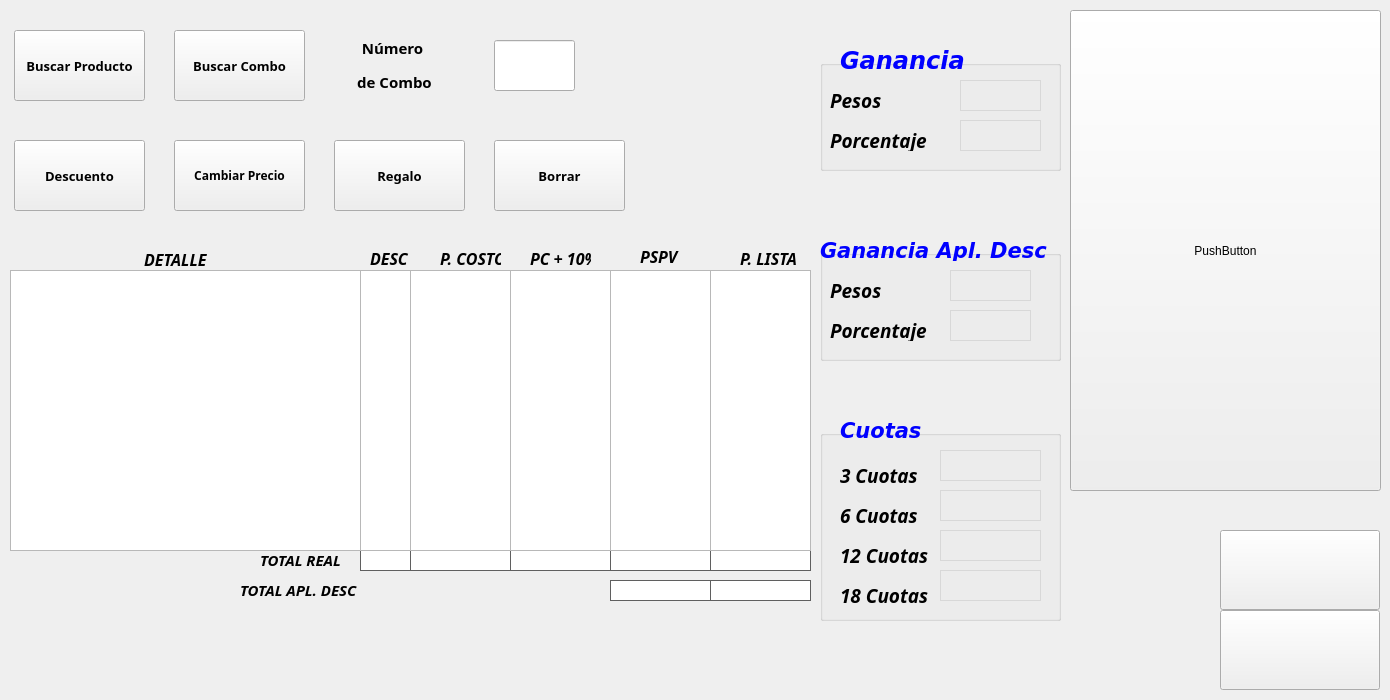
<?xml version="1.0" encoding="UTF-8"?>
<ui version="4.0">
 <class>VtnaCombos</class>
 <widget class="QMainWindow" name="VtnaCombos">
  <property name="geometry">
   <rect>
    <x>0</x>
    <y>0</y>
    <width>1390</width>
    <height>700</height>
   </rect>
  </property>
  <property name="windowTitle">
   <string>Promos</string>
  </property>
  <property name="windowIcon">
   <iconset>
    <normalon>ui/icon/ayudaventa.png</normalon>
   </iconset>
  </property>
  <widget class="QWidget" name="centralwidget">
   <widget class="QLabel" name="label_13">
    <property name="geometry">
     <rect>
      <x>640</x>
      <y>250</y>
      <width>47</width>
      <height>13</height>
     </rect>
    </property>
    <property name="font">
     <font>
      <family>Candara</family>
      <pointsize>12</pointsize>
      <weight>75</weight>
      <italic>true</italic>
      <bold>true</bold>
     </font>
    </property>
    <property name="text">
     <string>PSPV</string>
    </property>
   </widget>
   <widget class="QLabel" name="label_14">
    <property name="geometry">
     <rect>
      <x>740</x>
      <y>250</y>
      <width>61</width>
      <height>16</height>
     </rect>
    </property>
    <property name="font">
     <font>
      <family>Candara</family>
      <pointsize>12</pointsize>
      <weight>75</weight>
      <italic>true</italic>
      <bold>true</bold>
     </font>
    </property>
    <property name="text">
     <string>P. LISTA</string>
    </property>
   </widget>
   <widget class="QLabel" name="label_12">
    <property name="geometry">
     <rect>
      <x>530</x>
      <y>250</y>
      <width>61</width>
      <height>16</height>
     </rect>
    </property>
    <property name="font">
     <font>
      <family>Candara</family>
      <pointsize>12</pointsize>
      <weight>75</weight>
      <italic>true</italic>
      <bold>true</bold>
     </font>
    </property>
    <property name="text">
     <string>PC + 10%</string>
    </property>
   </widget>
   <widget class="QPushButton" name="push_Regalo">
    <property name="geometry">
     <rect>
      <x>334</x>
      <y>140</y>
      <width>131</width>
      <height>71</height>
     </rect>
    </property>
    <property name="font">
     <font>
      <family>Arial Black</family>
      <pointsize>10</pointsize>
      <weight>75</weight>
      <bold>true</bold>
     </font>
    </property>
    <property name="text">
     <string>Regalo</string>
    </property>
    <property name="icon">
     <iconset>
      <normalon>ui/icon/pngocean.com.png</normalon>
     </iconset>
    </property>
    <property name="iconSize">
     <size>
      <width>50</width>
      <height>50</height>
     </size>
    </property>
   </widget>
   <widget class="QLabel" name="label_10">
    <property name="geometry">
     <rect>
      <x>144</x>
      <y>249</y>
      <width>91</width>
      <height>21</height>
     </rect>
    </property>
    <property name="font">
     <font>
      <family>Candara</family>
      <pointsize>12</pointsize>
      <weight>75</weight>
      <italic>true</italic>
      <bold>true</bold>
     </font>
    </property>
    <property name="text">
     <string>DETALLE</string>
    </property>
   </widget>
   <widget class="QLabel" name="label_11">
    <property name="geometry">
     <rect>
      <x>440</x>
      <y>250</y>
      <width>61</width>
      <height>16</height>
     </rect>
    </property>
    <property name="font">
     <font>
      <family>Candara</family>
      <pointsize>12</pointsize>
      <weight>75</weight>
      <italic>true</italic>
      <bold>true</bold>
     </font>
    </property>
    <property name="text">
     <string>P. COSTO</string>
    </property>
   </widget>
   <widget class="QPushButton" name="push_Borrar">
    <property name="geometry">
     <rect>
      <x>494</x>
      <y>140</y>
      <width>131</width>
      <height>71</height>
     </rect>
    </property>
    <property name="font">
     <font>
      <family>Arial Black</family>
      <pointsize>10</pointsize>
      <weight>75</weight>
      <bold>true</bold>
     </font>
    </property>
    <property name="text">
     <string>Borrar</string>
    </property>
    <property name="icon">
     <iconset>
      <normalon>ui/icon/goma.png</normalon>
     </iconset>
    </property>
    <property name="iconSize">
     <size>
      <width>40</width>
      <height>40</height>
     </size>
    </property>
   </widget>
   <widget class="QLabel" name="label_15">
    <property name="geometry">
     <rect>
      <x>260</x>
      <y>550</y>
      <width>101</width>
      <height>20</height>
     </rect>
    </property>
    <property name="font">
     <font>
      <family>Candara</family>
      <pointsize>11</pointsize>
      <weight>75</weight>
      <italic>true</italic>
      <bold>true</bold>
     </font>
    </property>
    <property name="text">
     <string>TOTAL REAL</string>
    </property>
   </widget>
   <widget class="QPushButton" name="push_Descuento">
    <property name="geometry">
     <rect>
      <x>14</x>
      <y>140</y>
      <width>131</width>
      <height>71</height>
     </rect>
    </property>
    <property name="font">
     <font>
      <family>Arial Black</family>
      <pointsize>10</pointsize>
      <weight>75</weight>
      <bold>true</bold>
     </font>
    </property>
    <property name="text">
     <string>Descuento</string>
    </property>
    <property name="icon">
     <iconset>
      <normalon>ui/icon/descuento2.png</normalon>
     </iconset>
    </property>
    <property name="iconSize">
     <size>
      <width>30</width>
      <height>30</height>
     </size>
    </property>
   </widget>
   <widget class="QPushButton" name="push_Cprecio">
    <property name="geometry">
     <rect>
      <x>174</x>
      <y>140</y>
      <width>131</width>
      <height>71</height>
     </rect>
    </property>
    <property name="font">
     <font>
      <family>Arial Black</family>
      <pointsize>9</pointsize>
      <weight>75</weight>
      <bold>true</bold>
     </font>
    </property>
    <property name="text">
     <string>Cambiar Precio</string>
    </property>
    <property name="icon">
     <iconset>
      <normalon>ui/icon/cambiar.png</normalon>
     </iconset>
    </property>
   </widget>
   <widget class="QPushButton" name="push_Bcombo">
    <property name="geometry">
     <rect>
      <x>174</x>
      <y>30</y>
      <width>131</width>
      <height>71</height>
     </rect>
    </property>
    <property name="font">
     <font>
      <family>Arial Black</family>
      <pointsize>10</pointsize>
      <weight>75</weight>
      <bold>true</bold>
     </font>
    </property>
    <property name="text">
     <string>Buscar Combo</string>
    </property>
   </widget>
   <widget class="QPushButton" name="push_Bproduc">
    <property name="geometry">
     <rect>
      <x>14</x>
      <y>30</y>
      <width>131</width>
      <height>71</height>
     </rect>
    </property>
    <property name="font">
     <font>
      <family>Arial Black</family>
      <pointsize>10</pointsize>
      <weight>75</weight>
      <bold>true</bold>
     </font>
    </property>
    <property name="text">
     <string>Buscar Producto</string>
    </property>
   </widget>
   <widget class="QLabel" name="label_16">
    <property name="geometry">
     <rect>
      <x>370</x>
      <y>250</y>
      <width>41</width>
      <height>16</height>
     </rect>
    </property>
    <property name="font">
     <font>
      <family>Candara</family>
      <pointsize>12</pointsize>
      <weight>75</weight>
      <italic>true</italic>
      <bold>true</bold>
     </font>
    </property>
    <property name="text">
     <string>DESC</string>
    </property>
   </widget>
   <widget class="QLineEdit" name="line_Numero">
    <property name="geometry">
     <rect>
      <x>494</x>
      <y>40</y>
      <width>81</width>
      <height>51</height>
     </rect>
    </property>
   </widget>
   <widget class="QLabel" name="label">
    <property name="geometry">
     <rect>
      <x>314</x>
      <y>30</y>
      <width>161</width>
      <height>71</height>
     </rect>
    </property>
    <property name="font">
     <font>
      <family>Arial Black</family>
      <pointsize>11</pointsize>
      <weight>75</weight>
      <bold>true</bold>
     </font>
    </property>
    <property name="text">
     <string>&lt;html&gt;&lt;head/&gt;&lt;body&gt;&lt;p align=&quot;center&quot;&gt;Número &lt;/p&gt;&lt;p align=&quot;center&quot;&gt;de Combo&lt;/p&gt;&lt;/body&gt;&lt;/html&gt;</string>
    </property>
   </widget>
   <widget class="QPushButton" name="push_Imagen">
    <property name="geometry">
     <rect>
      <x>1070</x>
      <y>10</y>
      <width>311</width>
      <height>481</height>
     </rect>
    </property>
    <property name="text">
     <string>PushButton</string>
    </property>
   </widget>
   <widget class="QLabel" name="label_17">
    <property name="geometry">
     <rect>
      <x>240</x>
      <y>580</y>
      <width>121</width>
      <height>20</height>
     </rect>
    </property>
    <property name="font">
     <font>
      <family>Candara</family>
      <pointsize>11</pointsize>
      <weight>75</weight>
      <italic>true</italic>
      <bold>true</bold>
     </font>
    </property>
    <property name="text">
     <string>TOTAL APL. DESC</string>
    </property>
   </widget>
   <widget class="QGroupBox" name="groupBox">
    <property name="geometry">
     <rect>
      <x>820</x>
      <y>60</y>
      <width>241</width>
      <height>111</height>
     </rect>
    </property>
    <property name="title">
     <string/>
    </property>
    <widget class="QLabel" name="label_3">
     <property name="geometry">
      <rect>
       <x>10</x>
       <y>30</y>
       <width>71</width>
       <height>21</height>
      </rect>
     </property>
     <property name="font">
      <font>
       <family>Javanese Text</family>
       <pointsize>14</pointsize>
       <weight>75</weight>
       <italic>true</italic>
       <bold>true</bold>
      </font>
     </property>
     <property name="text">
      <string>Pesos</string>
     </property>
    </widget>
    <widget class="QLabel" name="label_5">
     <property name="geometry">
      <rect>
       <x>10</x>
       <y>70</y>
       <width>101</width>
       <height>21</height>
      </rect>
     </property>
     <property name="font">
      <font>
       <family>Javanese Text</family>
       <pointsize>14</pointsize>
       <weight>75</weight>
       <italic>true</italic>
       <bold>true</bold>
      </font>
     </property>
     <property name="text">
      <string>Porcentaje</string>
     </property>
    </widget>
    <widget class="QLabel" name="label_GPorc">
     <property name="geometry">
      <rect>
       <x>140</x>
       <y>60</y>
       <width>81</width>
       <height>31</height>
      </rect>
     </property>
     <property name="font">
      <font>
       <family>Calibri</family>
       <pointsize>12</pointsize>
      </font>
     </property>
     <property name="styleSheet">
      <string notr="true">border: 1px solid black;
color: rgb(255, 0, 0);
border-color: rgb(216, 216, 216);</string>
     </property>
     <property name="text">
      <string/>
     </property>
     <property name="alignment">
      <set>Qt::AlignCenter</set>
     </property>
    </widget>
    <widget class="QLabel" name="label_GPesos">
     <property name="geometry">
      <rect>
       <x>140</x>
       <y>20</y>
       <width>81</width>
       <height>31</height>
      </rect>
     </property>
     <property name="font">
      <font>
       <family>Calibri</family>
       <pointsize>12</pointsize>
      </font>
     </property>
     <property name="styleSheet">
      <string notr="true">border: 1px solid black;
color: rgb(255, 0, 0);
border-color: rgb(216, 216, 216);</string>
     </property>
     <property name="text">
      <string/>
     </property>
     <property name="alignment">
      <set>Qt::AlignCenter</set>
     </property>
    </widget>
   </widget>
   <widget class="QLabel" name="label_2">
    <property name="geometry">
     <rect>
      <x>840</x>
      <y>50</y>
      <width>131</width>
      <height>21</height>
     </rect>
    </property>
    <property name="font">
     <font>
      <family>DejaVu Sans</family>
      <pointsize>18</pointsize>
      <weight>75</weight>
      <italic>true</italic>
      <bold>true</bold>
     </font>
    </property>
    <property name="styleSheet">
     <string notr="true">color: rgb(0, 0, 255);</string>
    </property>
    <property name="text">
     <string>Ganancia</string>
    </property>
   </widget>
   <widget class="QGroupBox" name="groupBox_2">
    <property name="geometry">
     <rect>
      <x>820</x>
      <y>250</y>
      <width>241</width>
      <height>111</height>
     </rect>
    </property>
    <property name="font">
     <font>
      <pointsize>16</pointsize>
     </font>
    </property>
    <property name="title">
     <string/>
    </property>
    <widget class="QLabel" name="label_7">
     <property name="geometry">
      <rect>
       <x>10</x>
       <y>30</y>
       <width>71</width>
       <height>21</height>
      </rect>
     </property>
     <property name="font">
      <font>
       <family>Javanese Text</family>
       <pointsize>14</pointsize>
       <weight>75</weight>
       <italic>true</italic>
       <bold>true</bold>
      </font>
     </property>
     <property name="text">
      <string>Pesos</string>
     </property>
    </widget>
    <widget class="QLabel" name="label_9">
     <property name="geometry">
      <rect>
       <x>10</x>
       <y>70</y>
       <width>101</width>
       <height>21</height>
      </rect>
     </property>
     <property name="font">
      <font>
       <family>Javanese Text</family>
       <pointsize>14</pointsize>
       <weight>75</weight>
       <italic>true</italic>
       <bold>true</bold>
      </font>
     </property>
     <property name="text">
      <string>Porcentaje</string>
     </property>
    </widget>
    <widget class="QLabel" name="label_GDPorc">
     <property name="geometry">
      <rect>
       <x>130</x>
       <y>60</y>
       <width>81</width>
       <height>31</height>
      </rect>
     </property>
     <property name="font">
      <font>
       <family>Calibri</family>
       <pointsize>12</pointsize>
      </font>
     </property>
     <property name="styleSheet">
      <string notr="true">border: 1px solid black;
color: rgb(255, 0, 0);
border-color: rgb(216, 216, 216);</string>
     </property>
     <property name="text">
      <string/>
     </property>
     <property name="alignment">
      <set>Qt::AlignCenter</set>
     </property>
    </widget>
    <widget class="QLabel" name="label_GDPesos">
     <property name="geometry">
      <rect>
       <x>130</x>
       <y>20</y>
       <width>81</width>
       <height>31</height>
      </rect>
     </property>
     <property name="font">
      <font>
       <family>Calibri</family>
       <pointsize>12</pointsize>
      </font>
     </property>
     <property name="styleSheet">
      <string notr="true">border: 1px solid black;
color: rgb(255, 0, 0);
border-color: rgb(216, 216, 216);</string>
     </property>
     <property name="text">
      <string/>
     </property>
     <property name="alignment">
      <set>Qt::AlignCenter</set>
     </property>
    </widget>
   </widget>
   <widget class="QLabel" name="label_6">
    <property name="geometry">
     <rect>
      <x>820</x>
      <y>240</y>
      <width>231</width>
      <height>21</height>
     </rect>
    </property>
    <property name="font">
     <font>
      <family>DejaVu Sans</family>
      <pointsize>16</pointsize>
      <weight>75</weight>
      <italic>true</italic>
      <bold>true</bold>
     </font>
    </property>
    <property name="styleSheet">
     <string notr="true">color: rgb(0, 0, 255);</string>
    </property>
    <property name="text">
     <string>Ganancia Apl. Desc</string>
    </property>
   </widget>
   <widget class="QPushButton" name="push_Menu">
    <property name="geometry">
     <rect>
      <x>1220</x>
      <y>610</y>
      <width>160</width>
      <height>80</height>
     </rect>
    </property>
    <property name="font">
     <font>
      <family>Arial Black</family>
      <pointsize>16</pointsize>
      <weight>75</weight>
      <italic>true</italic>
      <bold>true</bold>
     </font>
    </property>
    <property name="text">
     <string/>
    </property>
    <property name="icon">
     <iconset>
      <normalon>ui/icon/home.png</normalon>
     </iconset>
    </property>
    <property name="iconSize">
     <size>
      <width>60</width>
      <height>60</height>
     </size>
    </property>
   </widget>
   <widget class="QGroupBox" name="groupBox_3">
    <property name="geometry">
     <rect>
      <x>820</x>
      <y>430</y>
      <width>241</width>
      <height>191</height>
     </rect>
    </property>
    <property name="font">
     <font>
      <pointsize>16</pointsize>
     </font>
    </property>
    <property name="title">
     <string/>
    </property>
    <widget class="QLabel" name="label_20">
     <property name="geometry">
      <rect>
       <x>20</x>
       <y>110</y>
       <width>91</width>
       <height>31</height>
      </rect>
     </property>
     <property name="font">
      <font>
       <family>Javanese Text</family>
       <pointsize>14</pointsize>
       <weight>75</weight>
       <italic>true</italic>
       <bold>true</bold>
      </font>
     </property>
     <property name="text">
      <string>12 Cuotas</string>
     </property>
    </widget>
    <widget class="QLabel" name="label_22">
     <property name="geometry">
      <rect>
       <x>20</x>
       <y>150</y>
       <width>101</width>
       <height>31</height>
      </rect>
     </property>
     <property name="font">
      <font>
       <family>Javanese Text</family>
       <pointsize>14</pointsize>
       <weight>75</weight>
       <italic>true</italic>
       <bold>true</bold>
      </font>
     </property>
     <property name="text">
      <string>18 Cuotas</string>
     </property>
    </widget>
    <widget class="QLabel" name="label_C18">
     <property name="geometry">
      <rect>
       <x>120</x>
       <y>140</y>
       <width>101</width>
       <height>31</height>
      </rect>
     </property>
     <property name="font">
      <font>
       <family>Calibri</family>
       <pointsize>14</pointsize>
       <weight>75</weight>
       <bold>true</bold>
      </font>
     </property>
     <property name="styleSheet">
      <string notr="true">border: 1px solid black;
color: rgb(255, 0, 0);
border-color: rgb(216, 216, 216);</string>
     </property>
     <property name="text">
      <string/>
     </property>
     <property name="alignment">
      <set>Qt::AlignCenter</set>
     </property>
    </widget>
    <widget class="QLabel" name="label_C12">
     <property name="geometry">
      <rect>
       <x>120</x>
       <y>100</y>
       <width>101</width>
       <height>31</height>
      </rect>
     </property>
     <property name="font">
      <font>
       <family>Calibri</family>
       <pointsize>14</pointsize>
       <weight>75</weight>
       <bold>true</bold>
      </font>
     </property>
     <property name="styleSheet">
      <string notr="true">border: 1px solid black;
color: rgb(255, 0, 0);
border-color: rgb(216, 216, 216);</string>
     </property>
     <property name="text">
      <string/>
     </property>
     <property name="alignment">
      <set>Qt::AlignCenter</set>
     </property>
    </widget>
    <widget class="QLabel" name="label_C6">
     <property name="geometry">
      <rect>
       <x>120</x>
       <y>60</y>
       <width>101</width>
       <height>31</height>
      </rect>
     </property>
     <property name="font">
      <font>
       <family>Calibri</family>
       <pointsize>14</pointsize>
       <weight>75</weight>
       <bold>true</bold>
      </font>
     </property>
     <property name="styleSheet">
      <string notr="true">border: 1px solid black;
color: rgb(255, 0, 0);
border-color: rgb(216, 216, 216);</string>
     </property>
     <property name="text">
      <string/>
     </property>
     <property name="alignment">
      <set>Qt::AlignCenter</set>
     </property>
    </widget>
    <widget class="QLabel" name="label_C3">
     <property name="geometry">
      <rect>
       <x>120</x>
       <y>20</y>
       <width>101</width>
       <height>31</height>
      </rect>
     </property>
     <property name="font">
      <font>
       <family>Calibri</family>
       <pointsize>14</pointsize>
       <weight>75</weight>
       <bold>true</bold>
      </font>
     </property>
     <property name="styleSheet">
      <string notr="true">border: 1px solid black;
color: rgb(255, 0, 0);
border-color: rgb(216, 216, 216);</string>
     </property>
     <property name="text">
      <string/>
     </property>
     <property name="alignment">
      <set>Qt::AlignCenter</set>
     </property>
    </widget>
    <widget class="QLabel" name="label_23">
     <property name="geometry">
      <rect>
       <x>20</x>
       <y>70</y>
       <width>101</width>
       <height>31</height>
      </rect>
     </property>
     <property name="font">
      <font>
       <family>Javanese Text</family>
       <pointsize>14</pointsize>
       <weight>75</weight>
       <italic>true</italic>
       <bold>true</bold>
      </font>
     </property>
     <property name="text">
      <string>6 Cuotas</string>
     </property>
    </widget>
    <widget class="QLabel" name="label_21">
     <property name="geometry">
      <rect>
       <x>20</x>
       <y>30</y>
       <width>91</width>
       <height>31</height>
      </rect>
     </property>
     <property name="font">
      <font>
       <family>Javanese Text</family>
       <pointsize>14</pointsize>
       <weight>75</weight>
       <italic>true</italic>
       <bold>true</bold>
      </font>
     </property>
     <property name="text">
      <string>3 Cuotas</string>
     </property>
    </widget>
   </widget>
   <widget class="QLabel" name="label_24">
    <property name="geometry">
     <rect>
      <x>840</x>
      <y>420</y>
      <width>111</width>
      <height>21</height>
     </rect>
    </property>
    <property name="font">
     <font>
      <family>DejaVu Sans</family>
      <pointsize>16</pointsize>
      <weight>75</weight>
      <italic>true</italic>
      <bold>true</bold>
     </font>
    </property>
    <property name="styleSheet">
     <string notr="true">color: rgb(0, 0, 255);</string>
    </property>
    <property name="text">
     <string>Cuotas</string>
    </property>
   </widget>
   <widget class="QLabel" name="label_TDesc">
    <property name="geometry">
     <rect>
      <x>360</x>
      <y>550</y>
      <width>51</width>
      <height>21</height>
     </rect>
    </property>
    <property name="font">
     <font>
      <family>Calibri</family>
      <pointsize>14</pointsize>
      <weight>75</weight>
      <bold>true</bold>
     </font>
    </property>
    <property name="styleSheet">
     <string notr="true">border: 1px solid black;
background-color: rgb(255, 255, 255);
color: rgb(255, 85, 0);
border-color: rgb(95, 95, 95);</string>
    </property>
    <property name="text">
     <string/>
    </property>
    <property name="alignment">
     <set>Qt::AlignCenter</set>
    </property>
   </widget>
   <widget class="QLabel" name="label_TCosto">
    <property name="geometry">
     <rect>
      <x>410</x>
      <y>550</y>
      <width>101</width>
      <height>21</height>
     </rect>
    </property>
    <property name="font">
     <font>
      <family>Calibri</family>
      <pointsize>14</pointsize>
      <weight>75</weight>
      <bold>true</bold>
     </font>
    </property>
    <property name="styleSheet">
     <string notr="true">border: 1px solid black;
background-color: rgb(255, 255, 255);
color: rgb(255, 85, 0);
border-color: rgb(95, 95, 95);</string>
    </property>
    <property name="text">
     <string/>
    </property>
    <property name="alignment">
     <set>Qt::AlignCenter</set>
    </property>
   </widget>
   <widget class="QLabel" name="label_TCosto10">
    <property name="geometry">
     <rect>
      <x>510</x>
      <y>550</y>
      <width>101</width>
      <height>21</height>
     </rect>
    </property>
    <property name="font">
     <font>
      <family>Calibri</family>
      <pointsize>14</pointsize>
      <weight>75</weight>
      <bold>true</bold>
     </font>
    </property>
    <property name="styleSheet">
     <string notr="true">border: 1px solid black;
background-color: rgb(255, 255, 255);
color: rgb(255, 85, 0);
border-color: rgb(95, 95, 95);</string>
    </property>
    <property name="text">
     <string/>
    </property>
    <property name="alignment">
     <set>Qt::AlignCenter</set>
    </property>
   </widget>
   <widget class="QLabel" name="label_TPspv">
    <property name="geometry">
     <rect>
      <x>610</x>
      <y>550</y>
      <width>101</width>
      <height>21</height>
     </rect>
    </property>
    <property name="font">
     <font>
      <family>Calibri</family>
      <pointsize>14</pointsize>
      <weight>75</weight>
      <bold>true</bold>
     </font>
    </property>
    <property name="styleSheet">
     <string notr="true">border: 1px solid black;
background-color: rgb(255, 255, 255);
color: rgb(255, 85, 0);
border-color: rgb(95, 95, 95);</string>
    </property>
    <property name="text">
     <string/>
    </property>
    <property name="alignment">
     <set>Qt::AlignCenter</set>
    </property>
   </widget>
   <widget class="QLabel" name="label_TLista">
    <property name="geometry">
     <rect>
      <x>710</x>
      <y>550</y>
      <width>101</width>
      <height>21</height>
     </rect>
    </property>
    <property name="font">
     <font>
      <family>Calibri</family>
      <pointsize>14</pointsize>
      <weight>75</weight>
      <bold>true</bold>
     </font>
    </property>
    <property name="styleSheet">
     <string notr="true">border: 1px solid black;
background-color: rgb(255, 255, 255);
color: rgb(255, 85, 0);
border-color: rgb(95, 95, 95);</string>
    </property>
    <property name="text">
     <string/>
    </property>
    <property name="alignment">
     <set>Qt::AlignCenter</set>
    </property>
   </widget>
   <widget class="QLabel" name="label_DPspv">
    <property name="geometry">
     <rect>
      <x>610</x>
      <y>580</y>
      <width>101</width>
      <height>21</height>
     </rect>
    </property>
    <property name="font">
     <font>
      <family>Calibri</family>
      <pointsize>14</pointsize>
      <weight>75</weight>
      <bold>true</bold>
     </font>
    </property>
    <property name="styleSheet">
     <string notr="true">border: 1px solid black;
background-color: rgb(255, 255, 255);
color: rgb(255, 85, 0);
border-color: rgb(95, 95, 95);</string>
    </property>
    <property name="text">
     <string/>
    </property>
    <property name="alignment">
     <set>Qt::AlignCenter</set>
    </property>
   </widget>
   <widget class="QLabel" name="label_DLista">
    <property name="geometry">
     <rect>
      <x>710</x>
      <y>580</y>
      <width>101</width>
      <height>21</height>
     </rect>
    </property>
    <property name="font">
     <font>
      <family>Calibri</family>
      <pointsize>14</pointsize>
      <weight>75</weight>
      <bold>true</bold>
     </font>
    </property>
    <property name="styleSheet">
     <string notr="true">border: 1px solid black;
background-color: rgb(255, 255, 255);
color: rgb(255, 85, 0);
border-color: rgb(95, 95, 95);</string>
    </property>
    <property name="text">
     <string/>
    </property>
    <property name="alignment">
     <set>Qt::AlignCenter</set>
    </property>
   </widget>
   <widget class="QListWidget" name="list_Detalle">
    <property name="geometry">
     <rect>
      <x>10</x>
      <y>270</y>
      <width>351</width>
      <height>281</height>
     </rect>
    </property>
    <property name="font">
     <font>
      <family>Calibri</family>
      <pointsize>14</pointsize>
     </font>
    </property>
   </widget>
   <widget class="QListWidget" name="list_Desc">
    <property name="geometry">
     <rect>
      <x>360</x>
      <y>270</y>
      <width>51</width>
      <height>281</height>
     </rect>
    </property>
    <property name="font">
     <font>
      <family>Calibri</family>
      <pointsize>14</pointsize>
     </font>
    </property>
    <property name="layoutDirection">
     <enum>Qt::RightToLeft</enum>
    </property>
   </widget>
   <widget class="QListWidget" name="list_Costo">
    <property name="geometry">
     <rect>
      <x>410</x>
      <y>270</y>
      <width>101</width>
      <height>281</height>
     </rect>
    </property>
    <property name="font">
     <font>
      <family>Calibri</family>
      <pointsize>14</pointsize>
     </font>
    </property>
    <property name="layoutDirection">
     <enum>Qt::RightToLeft</enum>
    </property>
   </widget>
   <widget class="QListWidget" name="list_Costo10">
    <property name="geometry">
     <rect>
      <x>510</x>
      <y>270</y>
      <width>101</width>
      <height>281</height>
     </rect>
    </property>
    <property name="font">
     <font>
      <family>Calibri</family>
      <pointsize>14</pointsize>
     </font>
    </property>
    <property name="layoutDirection">
     <enum>Qt::RightToLeft</enum>
    </property>
   </widget>
   <widget class="QListWidget" name="list_Pspv">
    <property name="geometry">
     <rect>
      <x>610</x>
      <y>270</y>
      <width>101</width>
      <height>281</height>
     </rect>
    </property>
    <property name="font">
     <font>
      <family>Calibri</family>
      <pointsize>14</pointsize>
     </font>
    </property>
    <property name="layoutDirection">
     <enum>Qt::RightToLeft</enum>
    </property>
   </widget>
   <widget class="QListWidget" name="list_Lista">
    <property name="geometry">
     <rect>
      <x>710</x>
      <y>270</y>
      <width>101</width>
      <height>281</height>
     </rect>
    </property>
    <property name="font">
     <font>
      <family>Calibri</family>
      <pointsize>14</pointsize>
     </font>
    </property>
    <property name="layoutDirection">
     <enum>Qt::RightToLeft</enum>
    </property>
   </widget>
   <widget class="QPushButton" name="push_GuardarC">
    <property name="geometry">
     <rect>
      <x>1220</x>
      <y>530</y>
      <width>160</width>
      <height>80</height>
     </rect>
    </property>
    <property name="font">
     <font>
      <family>Arial Black</family>
      <pointsize>16</pointsize>
      <weight>75</weight>
      <italic>true</italic>
      <bold>true</bold>
     </font>
    </property>
    <property name="text">
     <string/>
    </property>
    <property name="icon">
     <iconset>
      <normalon>ui/icon/home.png</normalon>
     </iconset>
    </property>
    <property name="iconSize">
     <size>
      <width>60</width>
      <height>60</height>
     </size>
    </property>
   </widget>
  </widget>
 </widget>
 <resources/>
 <connections/>
</ui>
